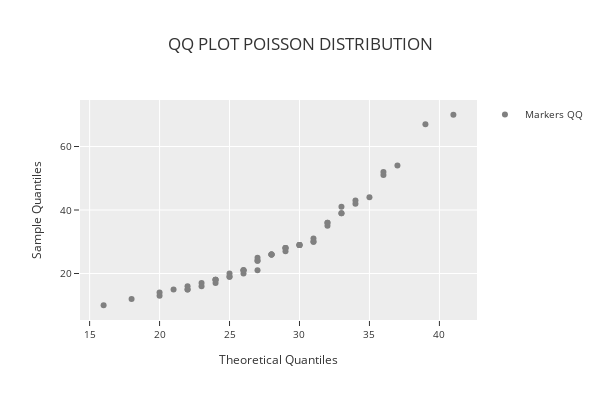

The notebook cell saved with this chart:
### Code cell
phi.qq_plot("poisson")

### Figure 1 — Plotly figure (JSON) as saved in the notebook; plotly's stock layout.template omitted (floating-point values rounded to 4 significant figures)
{"data": [{"marker": {"color": "rgba(128,128,128,1)", "size": 6}, "mode": "markers", "name": "Markers QQ", "showlegend": true, "type": "scatter", "x": [16.0, 18.0, 20.0, 20.0, 21.0, 22.0, 22.0, 22.0, 23.0, 23.0, 24.0, 24.0, 24.0, 24.0, 25.0, 25.0, 25.0, 26.0, 26.0, 26.0, 26.0, 27.0, 27.0, 27.0, 27.0, 28.0, 28.0, 28.0, 28.0, 29.0, 29.0, 29.0, 29.0, 30.0, 30.0, 30.0, 30.0, 31.0, 31.0, 31.0, 32.0, 32.0, 32.0, 33.0, 33.0, 33.0, 34.0, 34.0, 35.0, 36.0, 36.0, 37.0, 39.0, 41.0], "y": [10, 12, 13, 14, 15, 15, 15, 16, 16, 17, 17, 18, 18, 18, 19, 19, 20, 20, 21, 21, 21, 21, 24, 24, 25, 26, 26, 26, 26, 27, 28, 28, 28, 29, 29, 29, 29, 30, 30, 31, 35, 36, 36, 39, 39, 41, 42, 43, 44, 51, 52, 54, 67, 70]}], "layout": {"height": 400, "legend": {"font": {"size": 10}, "orientation": "v", "title": {}, "xanchor": "left", "y": 1, "yanchor": "auto"}, "title": {"text": "QQ PLOT POISSON DISTRIBUTION"}, "width": 600, "xaxis": {"tickfont": {"size": 10}, "title": {"font": {"size": 12}, "text": "Theoretical Quantiles"}}, "yaxis": {"tickfont": {"size": 10}, "title": {"font": {"size": 12}, "text": "Sample Quantiles"}}}}
